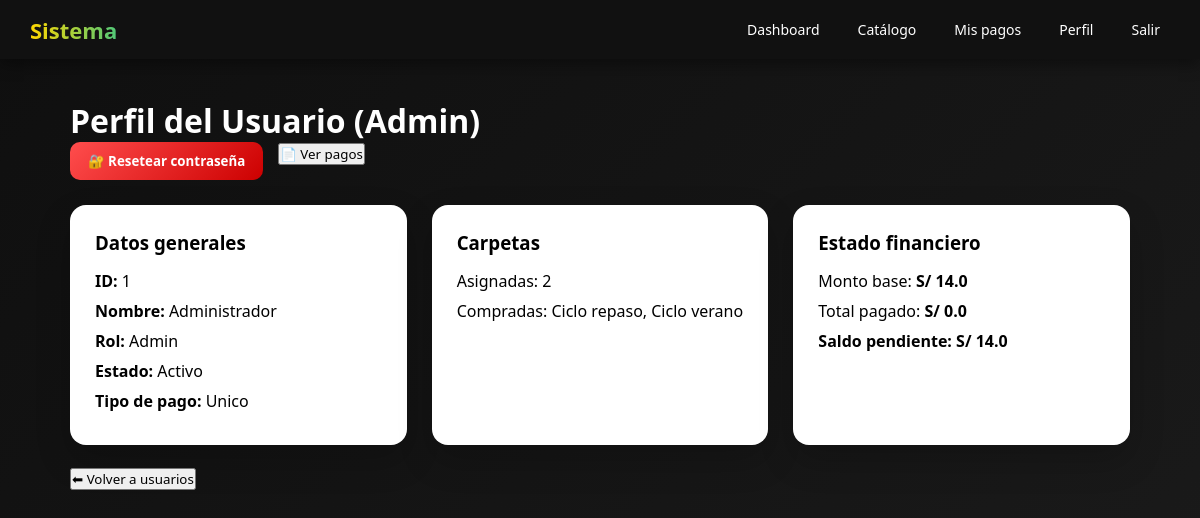
The app's page /admin/usuario/1 (signed in) with its own data.
### tables this page shows
CREATE TABLE "usuarios" (
"ID" INTEGER,
  "Nombre" TEXT,
  "Password" TEXT,
  "Tipo_pago" TEXT,
  "Carpetas_compradas" TEXT,
  "Carpetas_asignadas" INTEGER,
  "Monto_base" INTEGER,
  "Pago_confirmado" TEXT,
  "Fecha_registro" TEXT,
  "Estado" TEXT,
  "Fecha_ultimo_pago" TEXT,
  "Fecha_vencimiento" TEXT,
  "Rol" TEXT,
  "Debe_cambiar_password" INTEGER,
  "Debe_elegir_plan" INTEGER
);

### app.py (the view)
@app.route("/admin/usuario/<int:user_id>")
def admin_ver_usuario(user_id):
    if "user_id" not in session or session["rol"] != "Admin":
        return redirect(url_for("login"))
    users_df = load_users()
    users_df["ID"] = users_df["ID"].astype(int)
    users_df["Carpetas_asignadas"] = users_df["Carpetas_asignadas"].fillna(0).astype(int)
    users_df["Monto_base"] = users_df["Monto_base"].fillna(0).astype(float)
    user_df = users_df[users_df["ID"] == int(user_id)]
    if user_df.empty:
        return "Usuario no encontrado"
    user = user_df.iloc[0]
    estado_cuenta = get_account_status(int(user_id)) or {
        "TotalPagado": 0,
        "SaldoPendiente": 0
    }
    perfil_data = {
        "id": int(user["ID"]),
        "nombre": str(user["Nombre"]),
        "rol": str(user["Rol"]),
        "tipo_pago": str(user["Tipo_pago"]),
        "estado": str(user["Estado"]),
        "carpetas_asignadas": int(user["Carpetas_asignadas"]),
        "carpetas_compradas": str(user["Carpetas_compradas"]),
        "monto_base": float(user["Monto_base"]),
        "total_pagado": float(estado_cuenta["TotalPagado"]),
        "saldo_pendiente": float(estado_cuenta["SaldoPendiente"])
    }
    return render_template(
        "perfil_admin.html",
        perfil=perfil_data,
        nombre=str(session["nombre"])
    )

### app.py (called while the page is built)
@app.context_processor
def inject_now():
    return {'now': datetime.utcnow}

### calculations.py (called while the page is built)
def get_account_status(user_id):
    users_df = load_users()
    payments_df = load_payments()
    if users_df.empty:
        return None
    if user_id not in users_df["ID"].values:
        return None
    user = users_df[users_df["ID"] == user_id]
    monto_base = user.iloc[0]["Monto_base"]
    pagos_usuario = payments_df[
        (payments_df["Usuario_ID"] == user_id) &
        (payments_df["Estado"] == "Aprobado")
    ]
    total_pagado = pagos_usuario["Monto"].sum() if not pagos_usuario.empty else 0
    saldo_pendiente = monto_base - total_pagado
    return {
        "MontoBase": monto_base,
        "TotalPagado": total_pagado,
        "SaldoPendiente": saldo_pendiente
    }

### database.py (called while the page is built)
def get_connection():
    database_url = os.environ.get("DATABASE_URL")
    if database_url:
        url = urlparse(database_url)
        conn = psycopg2.connect(
            host=url.hostname,
            port=url.port,
            user=url.username,
            password=url.password,
            dbname=url.path[1:]
        )
        return conn
    else:
        return sqlite3.connect(DB_NAME)

def load_users():
    initialize_database()
    conn = get_connection()
    df = pd.read_sql_query("SELECT * FROM usuarios", conn)
    conn.close()
    return df

def load_payments():
    initialize_database()
    conn = get_connection()
    df = pd.read_sql_query("SELECT * FROM pagos", conn)
    conn.close()
    return df

### templates/perfil_admin.html (shortened to what this page needs)
{% extends "base.html" %}
{% block content %}
<h1>Perfil del Usuario (Admin)</h1>
<div class="admin-actions">
<a href="/admin/usuario/{{ perfil.id }}/reset_password"
onclick="return confirm('¿Resetear la contraseña de este usuario?')">
<button class="warning-btn">
🔐 Resetear contraseña
</button>
</a>
<a href="/admin/usuario/{{ perfil.id }}/pagos">
<button>📄 Ver pagos</button>
</a>
</div>
<div class="profile-grid">
<div class="profile-card">
<h3>Datos generales</h3>
<ul>
<li><strong>ID:</strong> {{ perfil.id }}</li>
<li><strong>Nombre:</strong> {{ perfil.nombre }}</li>
<li><strong>Rol:</strong> {{ perfil.rol }}</li>
<li><strong>Estado:</strong> {{ perfil.estado }}</li>
<li><strong>Tipo de pago:</strong> {{ perfil.tipo_pago }}</li>
</ul>
</div>
<div class="profile-card">
<h3>Carpetas</h3>
<ul>
<li>Asignadas: {{ perfil.carpetas_asignadas }}</li>
<li>Compradas: {{ perfil.carpetas_compradas }}</li>
</ul>
</div>
<div class="profile-card">
<h3>Estado financiero</h3>
<ul>
<li>Monto base: <strong>S/ {{ perfil.monto_base }}</strong></li>
<li>Total pagado: <strong>S/ {{ perfil.total_pagado }}</strong></li>
<li><strong>Saldo pendiente: S/ {{ perfil.saldo_pendiente }}</strong></li>
</ul>
</div>
</div>
<br>
<a href="/admin/usuarios">
<button class="btn-gold">⬅ Volver a usuarios</button>
</a>
{% endblock %}

### templates/base.html (style rules this page uses)
:root { --emerald:#50C878; --green:#00bb2d; --gold:#FFD700; --cyan:#00FFFF; --indigo:#403F6F; }
* { margin:0; padding:0; box-sizing:border-box; font-family:Segoe UI,Roboto,Arial; }
body { background:linear-gradient(135deg,#0f0f0f,#1b1b1b); color:white; min-height:100vh; }

### templates/perfil_admin.html (style rules this page uses)
.admin-actions { margin-bottom:25px; display:flex; gap:15px; flex-wrap:wrap; }
.profile-grid { display:grid; grid-template-columns:repeat(auto-fit,minmax(280px,1fr)); gap:25px; margin-top:20px; }
.profile-card { background:white; color:black; padding:25px; border-radius:16px; box-shadow:0 15px 35px rgba(0,0,0,0.2); }
.profile-card h3 { margin-bottom:15px; }
.profile-card ul { list-style:none; }
.profile-card li { margin-bottom:8px; }
.warning-btn { background:linear-gradient(135deg,#ff4d4d,#cc0000); color:white; border:none; padding:10px 18px; border-radius:10px; cursor:pointer; font-weight:600; transition:0.3s; }

### records on screen
usuarios: id "1", nombre "Administrador", rol "Admin", estado "Activo", tipo_pago "Unico", carpetas_asignadas "2", carpetas_compradas "Ciclo repaso, Ciclo verano", monto_base "14.0"

### other values on screen
{{ perfil.total_pagado }} "0.0"
{{ perfil.saldo_pendiente }} "14.0"
